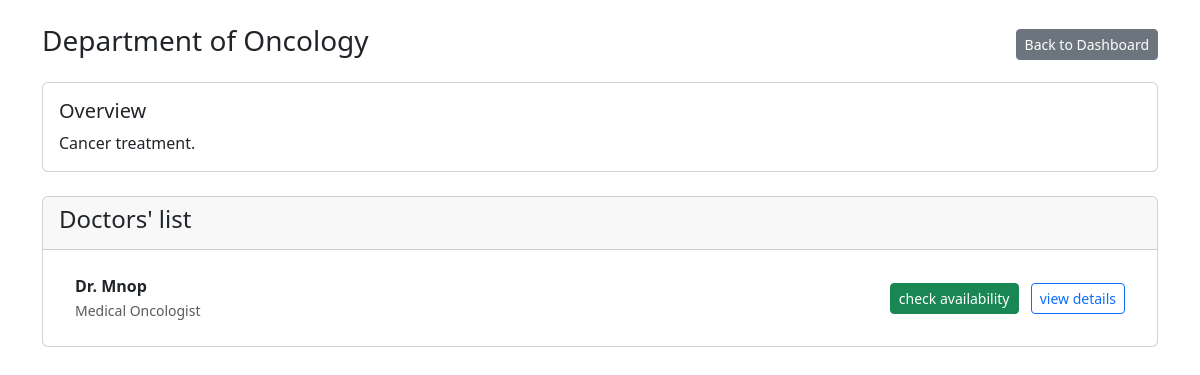
The page /department/2 (signed in) on the database its author committed.
### models.py (models this page shows, shortened)
class Department(db.Model):
    __tablename__ = 'departments'
    id = db.Column(db.Integer, primary_key=True)
    name = db.Column(db.String(100), unique=True, nullable=False)
    description = db.Column(db.Text)
    doctors = db.relationship('Doctor', backref='department', lazy=True)

class Doctor(db.Model, UserMixin):
    __tablename__ = 'doctors'
    id = db.Column(db.Integer, primary_key=True)
    name = db.Column(db.String(120), nullable=False)
    email = db.Column(db.String(120), unique=True, nullable=False)
    specialization = db.Column(db.String(120))
    department_id = db.Column(db.Integer, db.ForeignKey('departments.id'), nullable=True)
    bio = db.Column(db.Text, nullable=True)
    is_blacklisted = db.Column(db.Boolean, default=False, nullable=False)
    experience = db.Column(db.Integer, nullable=True)
    password_hash = db.Column(db.String(200), nullable=False, default='pbkdf2:sha256:dummy')
    appointments = db.relationship('Appointment', backref='doctor', lazy=True)
    availability = db.relationship('DoctorAvailability', backref='doctor', lazy=True)

### app.py (the view)
@app.route('/department/<int:dept_id>')
@login_required
def department_detail(dept_id):
    department = db.get_or_404(Department, dept_id)
    active_doctors = Doctor.query.filter_by(department_id=dept_id, is_blacklisted=False).all()
    return render_template('department_detail.html', department=department, doctors=active_doctors)

### app.py (called while the page is built)
@login_manager.user_loader
def load_user(user_id):
    role = session.get('role')
    if role == 'doctor':
        return db.session.get(Doctor, int(user_id))
    else:
        return db.session.get(Patient, int(user_id))

### templates/department_detail.html
{% extends 'layout.html' %}
{% block content %}
<div class="d-flex justify-content-between align-items-center mb-3">
    <h3>Department of {{ department.name }}</h3>
    <div>
        <a href="{{ url_for('dashboard') }}" class="btn btn-secondary btn-sm">Back to Dashboard</a>
    </div>
</div>
<div class="card mb-4">
    <div class="card-body">
        <h5 class="card-title">Overview</h5>
        <p class="card-text">{{ department.description | default('No description available.', true) }}</p>
    </div>
</div>
<div class="card">
    <div class="card-header">
        <h4>Doctors' list</h4>
    </div>
    <div class="card-body">
        <ul class="list-group list-group-flush">
            {% for doc in doctors %}
            <li class="list-group-item d-flex justify-content-between align-items-center">
                <div>
                    <strong>{{ doc.name }}</strong><br>
                    <small class="text-muted">{{ doc.specialization }}</small>
                </div>
                <div>
                    <a href="{{ url_for('book_appointment', doctor_id=doc.id) }}" class="btn btn-success btn-sm me-2">check availability</a>
                    <a href="{{ url_for('doctor_detail', doctor_id=doc.id) }}" class="btn btn-outline-primary btn-sm">view details</a>
                </div>
            </li>
            {% else %}
            <li class="list-group-item text-muted">No available doctors found in this department.</li>
            {% endfor %}
        </ul>
    </div>
</div>
{% endblock %}

### rows shown on the page
Department: name "Oncology", description "Cancer treatment."
Doctor: name "Dr. Mnop", specialization "Medical Oncologist"
